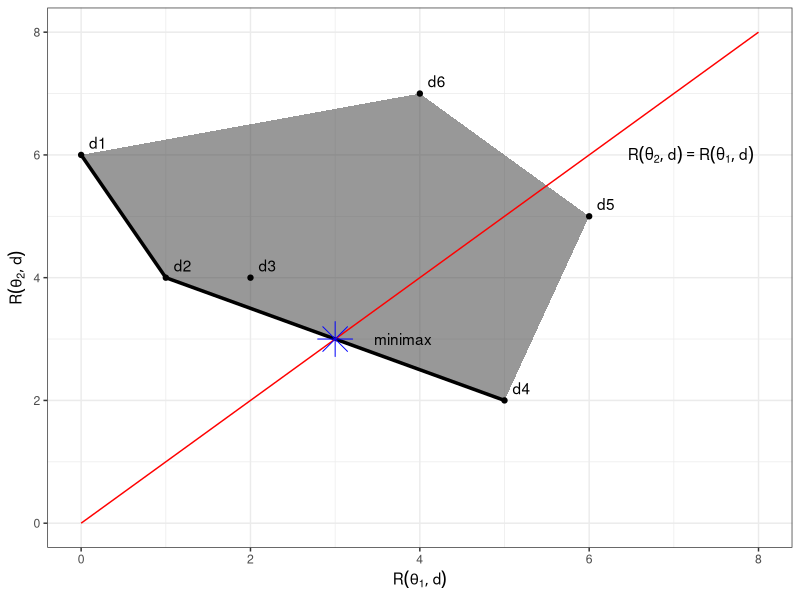
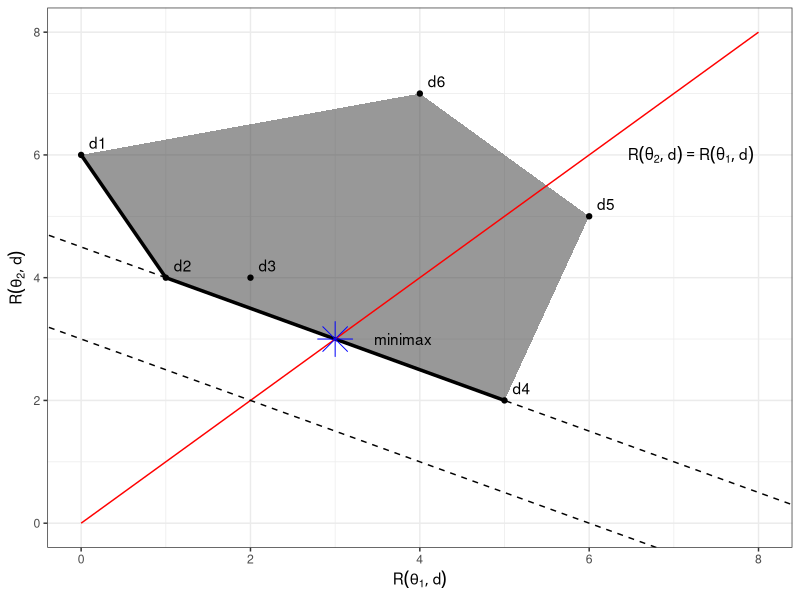
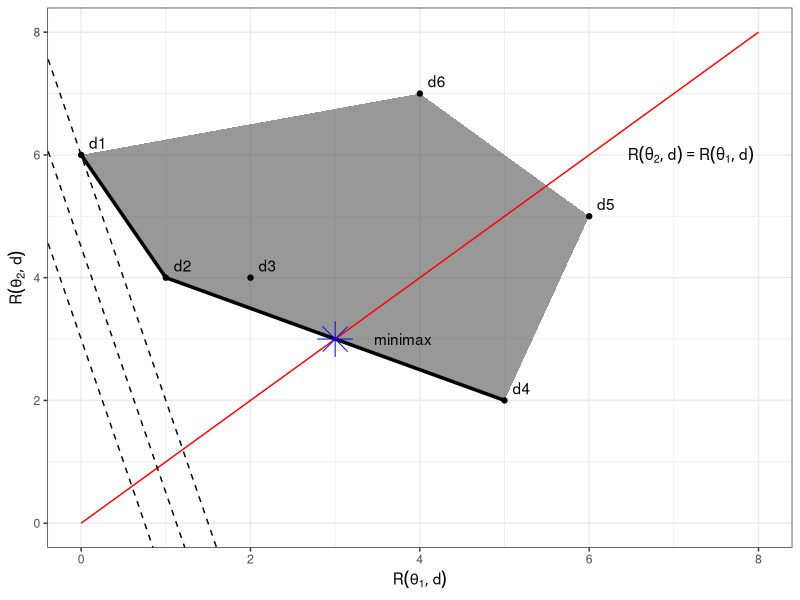
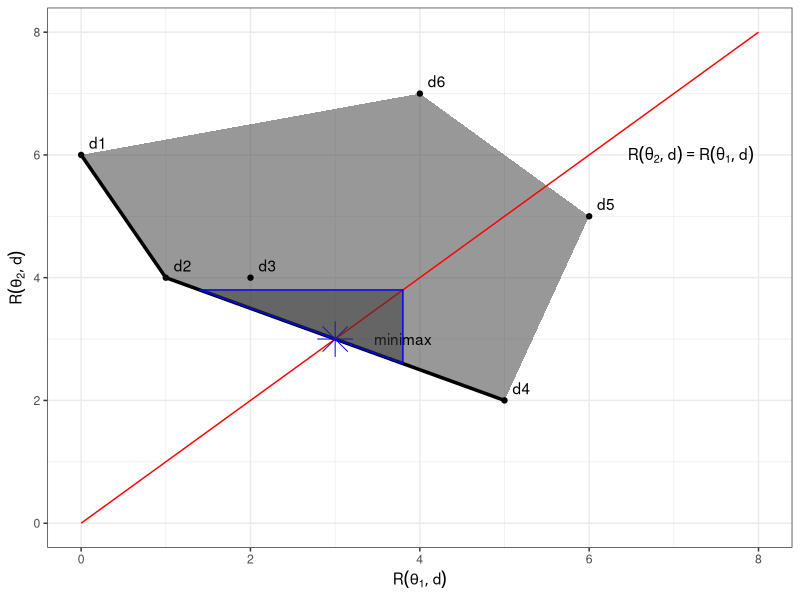

Write the R code that produced these figures, in order.
## ---- chunk 1
require(ggplot2)
knitr::opts_chunk$set(echo = TRUE)
knitr::opts_chunk$set(dev = 'pdf')
## ---- chunk 2
        x <- data.frame(x = 0:8, y = 0:8)
        positions <- data.frame(
          labels = paste("d",1:6,sep=""),
          x = c(0,1,2,5,6,4),
          y = c(6,4,4,2,5,7)
        )
        labels <- data.frame(
          labels = paste("d",1:6,sep=""),
          x = positions$x+0.2,
          y = positions$y+0.2
        )
        g <- ggplot(positions[-3,], aes(x=x, y=y)) + 
          theme_bw() +
          xlim(0,8) + 
          ylim(0,8) + 
          geom_polygon(alpha = 0.5) +
          geom_line(data=positions[c(1,2,4),],aes(x=x,y=y), size = 1.2) +
          geom_line(data=x,aes(x=x,y=y),col="red") +
          geom_text(data=labels,aes(x=x,y=y,label=labels),check_overlap = TRUE) +
          geom_point(data=positions,aes(x=x,y=y)) +
          geom_point(data=data.frame(x=3,y=3),aes(x=x,y=y),colour="blue",shape = 8,size = 8) +
          geom_text(data=data.frame(x=3.8,y=3,labels="minimax"),aes(x=x,y=y,label=labels),check_overlap=TRUE) +
          annotate('text', x = 7.2, y = 6, label = "R( theta[2],d) == R(theta[1],d)",parse=TRUE) +
          labs( y = expression( R( theta[2],d)),
                x = expression( R( theta[1],d)))
          g
## ---- chunk 3
        g + 
         geom_abline(slope = -1/2, intercept = 3, linetype = 2) +
         geom_abline(slope = -1/2, intercept = 4.5, linetype = 2)
## ---- chunk 4
        g + 
         geom_abline(slope = -4, intercept = 3, linetype = 2) +
         geom_abline(slope = -4, intercept = 4.5, linetype = 2) + 
         geom_abline(slope = -4, intercept = 6, linetype = 2)
## ---- chunk 5
        g + 
         geom_polygon(data=data.frame(
                        x=c(1.4,3.8,3.8),y=c(3.8,2.6,3.8)),aes(x=x,y=y),colour = "blue",alpha=0.5)
## ---- chunk 6
            fn <- function(x) ((7.5)^32*x^(31)*exp(-x*(7.5)))/(gamma(32));
            integrate(fn,0,4)
